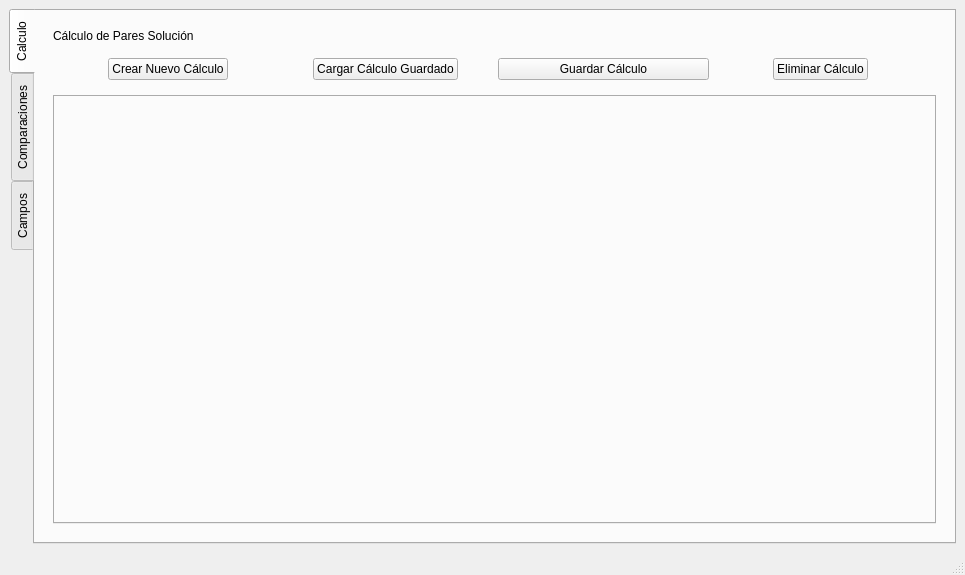
<?xml version="1.0" encoding="UTF-8"?>
<ui version="4.0">
 <class>MainWindow</class>
 <widget class="QMainWindow" name="MainWindow">
  <property name="geometry">
   <rect>
    <x>0</x>
    <y>0</y>
    <width>965</width>
    <height>575</height>
   </rect>
  </property>
  <property name="windowTitle">
   <string>MainWindow</string>
  </property>
  <widget class="QWidget" name="centralwidget">
   <layout class="QHBoxLayout" name="horizontalLayout">
    <item>
     <widget class="QTabWidget" name="MainWindowTab">
      <property name="tabPosition">
       <enum>QTabWidget::West</enum>
      </property>
      <property name="currentIndex">
       <number>0</number>
      </property>
      <widget class="QWidget" name="calculation_window">
       <attribute name="title">
        <string>Calculo</string>
       </attribute>
       <layout class="QVBoxLayout" name="verticalLayout_5">
        <item>
         <widget class="QWidget" name="calculation_window_container" native="true">
          <layout class="QVBoxLayout" name="verticalLayout_4">
           <item>
            <widget class="QLabel" name="calculation_window_label">
             <property name="sizePolicy">
              <sizepolicy hsizetype="Preferred" vsizetype="Minimum">
               <horstretch>0</horstretch>
               <verstretch>0</verstretch>
              </sizepolicy>
             </property>
             <property name="text">
              <string>Cálculo de Pares Solución</string>
             </property>
            </widget>
           </item>
           <item>
            <widget class="QWidget" name="calculation_management_buttons_container" native="true">
             <property name="sizePolicy">
              <sizepolicy hsizetype="Preferred" vsizetype="Minimum">
               <horstretch>0</horstretch>
               <verstretch>0</verstretch>
              </sizepolicy>
             </property>
             <layout class="QHBoxLayout" name="horizontalLayout_3">
              <item alignment="Qt::AlignHCenter">
               <widget class="QPushButton" name="create_new_calculation_button">
                <property name="text">
                 <string>Crear Nuevo Cálculo</string>
                </property>
               </widget>
              </item>
              <item alignment="Qt::AlignHCenter">
               <widget class="QPushButton" name="open_saved_calculation_button">
                <property name="text">
                 <string>Cargar Cálculo Guardado</string>
                </property>
               </widget>
              </item>
              <item>
               <widget class="QPushButton" name="save_calculation_button">
                <property name="text">
                 <string>Guardar Cálculo</string>
                </property>
               </widget>
              </item>
              <item alignment="Qt::AlignHCenter">
               <widget class="QPushButton" name="delete_calculation_button">
                <property name="text">
                 <string>Eliminar Cálculo</string>
                </property>
               </widget>
              </item>
             </layout>
            </widget>
           </item>
           <item>
            <widget class="QTabWidget" name="calculation_session_container">
             <property name="currentIndex">
              <number>-1</number>
             </property>
            </widget>
           </item>
          </layout>
         </widget>
        </item>
       </layout>
      </widget>
      <widget class="QWidget" name="comparation_window">
       <attribute name="title">
        <string>Comparaciones</string>
       </attribute>
       <layout class="QHBoxLayout" name="horizontalLayout_4">
        <item>
         <widget class="QWidget" name="comparation_container" native="true">
          <layout class="QHBoxLayout" name="horizontalLayout_5">
           <item>
            <widget class="QWidget" name="matplot_toolbar_container" native="true">
             <property name="sizePolicy">
              <sizepolicy hsizetype="Expanding" vsizetype="Preferred">
               <horstretch>0</horstretch>
               <verstretch>0</verstretch>
              </sizepolicy>
             </property>
             <layout class="QVBoxLayout" name="verticalLayout">
              <item>
               <widget class="QWidget" name="matplot_container" native="true">
                <property name="sizePolicy">
                 <sizepolicy hsizetype="Expanding" vsizetype="Expanding">
                  <horstretch>0</horstretch>
                  <verstretch>0</verstretch>
                 </sizepolicy>
                </property>
                <layout class="QVBoxLayout" name="verticalLayout_7"/>
               </widget>
              </item>
              <item>
               <widget class="QWidget" name="toolbar_container" native="true">
                <property name="sizePolicy">
                 <sizepolicy hsizetype="Preferred" vsizetype="Preferred">
                  <horstretch>0</horstretch>
                  <verstretch>0</verstretch>
                 </sizepolicy>
                </property>
                <property name="maximumSize">
                 <size>
                  <width>16777215</width>
                  <height>50</height>
                 </size>
                </property>
                <layout class="QVBoxLayout" name="verticalLayout_8"/>
               </widget>
              </item>
             </layout>
            </widget>
           </item>
           <item>
            <widget class="QWidget" name="saved_calculation_container" native="true">
             <property name="sizePolicy">
              <sizepolicy hsizetype="Maximum" vsizetype="Preferred">
               <horstretch>0</horstretch>
               <verstretch>0</verstretch>
              </sizepolicy>
             </property>
             <property name="maximumSize">
              <size>
               <width>200</width>
               <height>16777215</height>
              </size>
             </property>
             <layout class="QVBoxLayout" name="verticalLayout_6">
              <item>
               <widget class="QListView" name="saved_calculation_list">
                <property name="sizePolicy">
                 <sizepolicy hsizetype="Maximum" vsizetype="Maximum">
                  <horstretch>0</horstretch>
                  <verstretch>0</verstretch>
                 </sizepolicy>
                </property>
                <property name="maximumSize">
                 <size>
                  <width>200</width>
                  <height>400</height>
                 </size>
                </property>
               </widget>
              </item>
              <item>
               <widget class="QWidget" name="saved_calculation_info" native="true">
                <property name="sizePolicy">
                 <sizepolicy hsizetype="Maximum" vsizetype="Preferred">
                  <horstretch>0</horstretch>
                  <verstretch>0</verstretch>
                 </sizepolicy>
                </property>
                <property name="maximumSize">
                 <size>
                  <width>200</width>
                  <height>16777215</height>
                 </size>
                </property>
               </widget>
              </item>
             </layout>
            </widget>
           </item>
          </layout>
         </widget>
        </item>
       </layout>
      </widget>
      <widget class="QWidget" name="field_window">
       <attribute name="title">
        <string>Campos</string>
       </attribute>
       <layout class="QVBoxLayout" name="verticalLayout_2">
        <item>
         <widget class="QWidget" name="field_window_container" native="true">
          <layout class="QVBoxLayout" name="verticalLayout_3">
           <item>
            <widget class="QLabel" name="field_calculation_window_name_label">
             <property name="text">
              <string>Campos Oscilatorios</string>
             </property>
            </widget>
           </item>
           <item>
            <widget class="QWidget" name="widget_2" native="true">
             <layout class="QHBoxLayout" name="horizontalLayout_2">
              <item alignment="Qt::AlignHCenter">
               <widget class="QPushButton" name="create_field_calculation_button">
                <property name="text">
                 <string>Crear Cálculo de Campo</string>
                </property>
               </widget>
              </item>
              <item alignment="Qt::AlignHCenter">
               <widget class="QPushButton" name="open_saved_field_calculation">
                <property name="text">
                 <string>Cargar Cálculo de Campo Guardado</string>
                </property>
               </widget>
              </item>
              <item>
               <widget class="QPushButton" name="save_field_calculation_button">
                <property name="text">
                 <string>Guardar Cálculo de Campo</string>
                </property>
               </widget>
              </item>
              <item alignment="Qt::AlignHCenter">
               <widget class="QPushButton" name="delete_field_calculation_button">
                <property name="text">
                 <string>Eliminar Cálculo de Campo</string>
                </property>
               </widget>
              </item>
             </layout>
            </widget>
           </item>
           <item>
            <widget class="QTabWidget" name="field_session_container">
             <property name="currentIndex">
              <number>-1</number>
             </property>
            </widget>
           </item>
          </layout>
         </widget>
        </item>
       </layout>
      </widget>
     </widget>
    </item>
   </layout>
  </widget>
  <widget class="QStatusBar" name="status_bar"/>
 </widget>
 <resources/>
 <connections/>
</ui>
